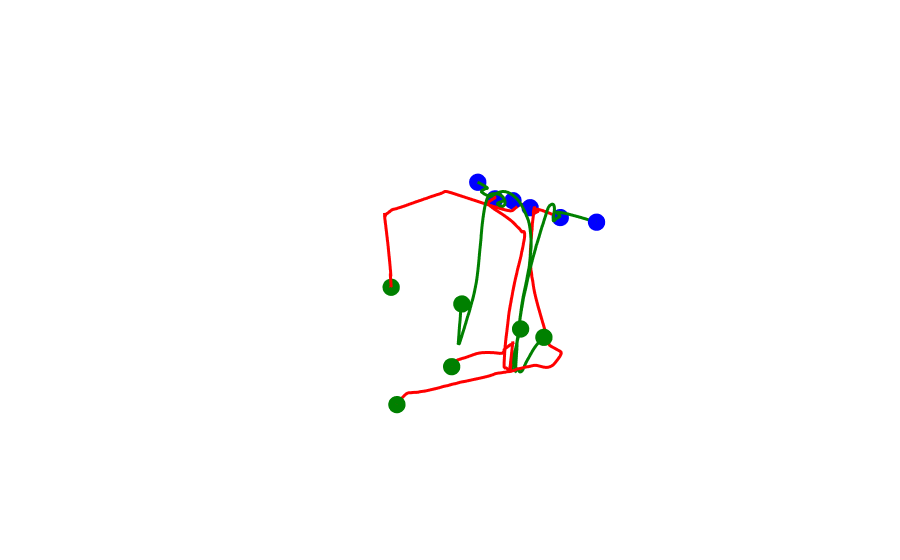

Notebook source saved alongside this figure:
### Code cell
fig=plot3d('demo_1')

### Figure 1 — Plotly figure (JSON) as saved in the notebook; plotly's stock layout.template omitted (floating-point values rounded to 4 significant figures; data arrays with more than 128 entries replaced by an {"elided": "..."} marker saying what was removed)
{"data": [{"line": {"color": "green", "width": 6}, "marker": {"size": 3}, "mode": "lines", "type": "scatter3d", "x": {"elided": "136 float values"}, "y": {"elided": "136 float values"}, "z": {"elided": "136 float values"}}, {"marker": {"color": "blue", "size": 6}, "mode": "markers", "type": "scatter3d", "x": [0.001074], "y": [0.004505], "z": [0.2021]}, {"marker": {"color": "green", "size": 6}, "mode": "markers", "type": "scatter3d", "x": [0.1081], "y": [0.001442], "z": [0.0754]}, {"line": {"color": "green", "width": 6}, "marker": {"size": 3}, "mode": "lines", "type": "scatter3d", "x": {"elided": "136 float values"}, "y": {"elided": "136 float values"}, "z": {"elided": "136 float values"}}, {"marker": {"color": "blue", "size": 6}, "mode": "markers", "type": "scatter3d", "x": [0.004996], "y": [-0.007272], "z": [0.2104]}, {"marker": {"color": "green", "size": 6}, "mode": "markers", "type": "scatter3d", "x": [0.0766], "y": [0.02563], "z": [0.07557]}, {"line": {"color": "green", "width": 6}, "marker": {"size": 3}, "mode": "lines", "type": "scatter3d", "x": {"elided": "132 float values"}, "y": {"elided": "132 float values"}, "z": {"elided": "132 float values"}}, {"marker": {"color": "blue", "size": 6}, "mode": "markers", "type": "scatter3d", "x": [0.01269], "y": [0.02892], "z": [0.2172]}, {"marker": {"color": "green", "size": 6}, "mode": "markers", "type": "scatter3d", "x": [0.08389], "y": [0.01916], "z": [0.07313]}, {"line": {"color": "red", "width": 6}, "marker": {"size": 3}, "mode": "lines", "type": "scatter3d", "x": {"elided": "800 float values"}, "y": {"elided": "800 float values"}, "z": {"elided": "800 float values"}}, {"marker": {"color": "blue", "size": 6}, "mode": "markers", "type": "scatter3d", "x": [-0.01185], "y": [0.008734], "z": [0.1965]}, {"marker": {"color": "green", "size": 6}, "mode": "markers", "type": "scatter3d", "x": [0.1591], "y": [-0.02058], "z": [0.06748]}, {"line": {"color": "red", "width": 6}, "marker": {"size": 3}, "mode": "lines", "type": "scatter3d", "x": {"elided": "800 float values"}, "y": {"elided": "800 float values"}, "z": {"elided": "800 float values"}}, {"marker": {"color": "blue", "size": 6}, "mode": "markers", "type": "scatter3d", "x": [-0.0208], "y": [-0.003966], "z": [0.1872]}, {"marker": {"color": "green", "size": 6}, "mode": "markers", "type": "scatter3d", "x": [0.2118], "y": [0.01216], "z": [0.04634]}, {"line": {"color": "red", "width": 6}, "marker": {"size": 3}, "mode": "lines", "type": "scatter3d", "x": {"elided": "204 float values"}, "y": {"elided": "204 float values"}, "z": {"elided": "204 float values"}}, {"marker": {"color": "blue", "size": 6}, "mode": "markers", "type": "scatter3d", "x": [-0.01507], "y": [0.01751], "z": [0.1972]}, {"marker": {"color": "green", "size": 6}, "mode": "markers", "type": "scatter3d", "x": [0.3331], "y": [0.01148], "z": [0.04362]}], "layout": {"paper_bgcolor": "rgba(0, 0, 0, 0)", "plot_bgcolor": "rgba(0, 0, 0, 0)", "scene": {"xaxis": {"visible": false}, "yaxis": {"visible": false}, "zaxis": {"visible": false}}, "showlegend": false}}
